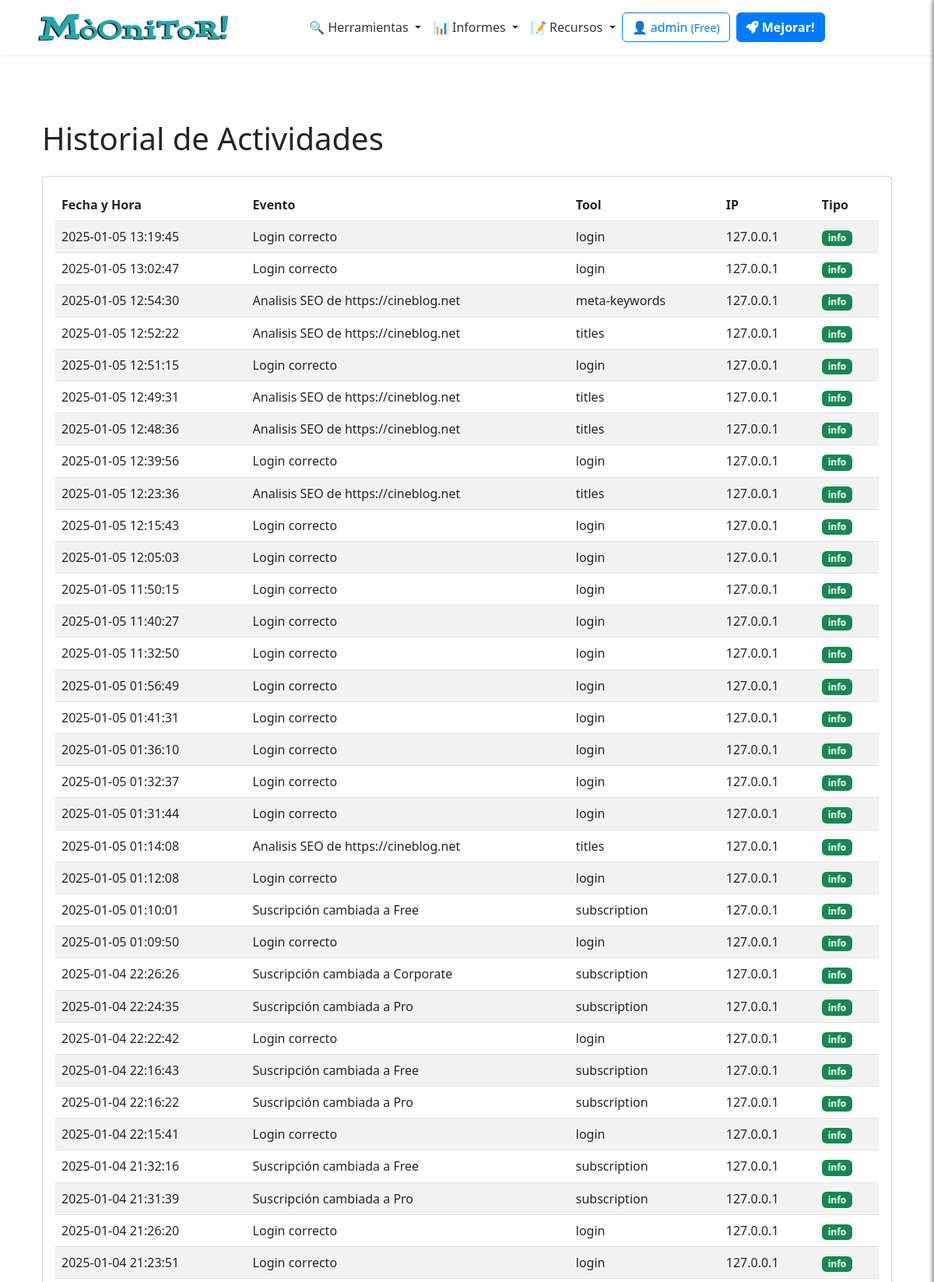
Page /profile/logs (signed in, upper part) on the committed database.
### app/models/user_model.py (models this page shows, shortened)
class Users(UserMixin, db.Model):
    __tablename__ = 'Users'
    id = db.Column(db.Integer, primary_key=True)
    username = db.Column(db.String(80), unique=True, nullable=False)
    email = db.Column(db.String(120), unique=True, nullable=False)
    password_hash = db.Column(db.String(255), nullable=False)
    token = db.Column(db.String(255), index=True, unique=True)
    active = db.Column(db.Boolean, default=False)
    registered_on = db.Column(db.DateTime, nullable=False, default=datetime.datetime.utcnow)
    config = db.Column(JSONType)
    role = db.Column(db.String(20), nullable=False, default='usuario')
    subscription_plan = db.Column(Enum('Free', 'Pro', 'Corporate', name='subscription_plans'), default='Free')
    subscription_currency = db.Column(db.String(3), default='USD')  # ISO currency codes (e.g., USD, EUR)
    subscription_expiration = db.Column(db.DateTime, nullable=True)
    subscription_frequency = db.Column(Enum('Monthly', 'Annually', name='subscription_frequency'), default='Monthly')
    primary_payment = db.Column(JSONType, nullable=True)  # IBAN, SWIFT, etc.
    secondary_payment = db.Column(JSONType, nullable=True)
    transactions = db.relationship('Transaction', backref='user', lazy=True)

class UserLog(db.Model):
    __tablename__ = 'UserLogs'
    id = db.Column(db.Integer, primary_key=True)
    user_id = db.Column(db.Integer, db.ForeignKey('Users.id'), nullable=False)
    username = db.Column(db.String(80), nullable=False)
    event = db.Column(db.String(255), nullable=False)  # Description of the event
    tool = db.Column(db.String(255), nullable=False)  # Tool used
    timestamp = db.Column(db.DateTime, nullable=False, default=datetime.datetime.utcnow)
    ip_address = db.Column(db.String(45), nullable=False)  # Supports IPv4/IPv6
    log_type = db.Column(Enum('info', 'warn', 'err', name='log_types'), nullable=False)

### app/views/user_views.py (the view)
@app.route('/profile/logs')
@login_required
def view_logs():
    breadcrumbs = [{'url': '/profile', 'text': 'Perfil'}, {'url': '/profile/logs', 'text': 'Historial de Actividades'}]
    logs = UserLog.query.filter_by(user_id=current_user.id).order_by(UserLog.timestamp.desc()).all()
    stats = calculate_log_statistics(logs)
    return render_template('user/view_logs.html', logs=logs, stats=stats, breadcrumbs=breadcrumbs)

### app/__init__.py (called while the page is built)
@app.context_processor
def inject_sidebar_info():
    return dict(is_admin=current_user.is_authenticated and current_user.role == 'admin')

@app.context_processor
def inject_breadcrumb():
    breadcrumbs = [
        {'url': '/', 'text': 'Inicio'},
        {'url': '/profile', 'text': 'Opcion 1'},
        {'url': '/profile/edit', 'text': 'Sub opcion 1'}
    ]
    return {'breadcrumbs': breadcrumbs}

@app.context_processor
def inject_grouped_tools():
    grouped_tools = {}
    for category, tools_in_category in groupby(sorted(tools, key=itemgetter('category')), key=itemgetter('category')):
        subcategories = {}
        for subcategory, tools_in_subcategory in groupby(sorted(tools_in_category, key=itemgetter('subcategory')), key=itemgetter('subcategory')):
            subcategories[subcategory] = list(tools_in_subcategory)
        grouped_tools[category] = subcategories
    return dict(grouped_tools=grouped_tools)

@login_manager.user_loader
def load_user(user_id):
    return Users.query.get(int(user_id))

### app/templates/user/view_logs.html (shortened to what this page needs)
{% extends 'base.html' %}
{% block content %}
<div class="container">
  <h1 class="my-4">Historial de Actividades</h1>
  <div class="card">
    <div class="card-body">
      {% if logs %}
      <table id="logsTable" class="table table-striped">
        <thead>
          <tr>
            <th>Fecha y Hora</th>
            <th>Evento</th>
            <th>Tool</th>
            <th>IP</th>
            <th>Tipo</th>
          </tr>
        </thead>
        <tbody>
          {% for log in logs %}
          <tr>
            <td>{{ log.timestamp.strftime('%Y-%m-%d %H:%M:%S') }}</td>
            <td>{{ log.event }}</td>
            <td>{{ log.tool }}</td>
            <td>{{ log.ip_address }}</td>
            <td>
              <span class="badge {% if log.log_type == 'info' %}bg-success{% elif log.log_type == 'warn' %}bg-warning{% else %}bg-danger{% endif %}">
                {{ log.log_type }}
              </span>
            </td>
          </tr>
          {% endfor %}
        </tbody>
      </table>
      {% else %}
      <p>No hay registros de actividad disponibles.</p>
      {% endif %}
    </div>
  </div>
</div>
{% endblock %}

### app/templates/inc/navbar.html (shortened to what this page needs)
<nav class="navbar navbar-expand-lg navbar-light bg-white shadow-sm">
  <div class="container">
    <a class="navbar-brand mx-auto" href="{{ url_for('index') }}">
      <img src="{{ url_for('static', filename='logo.png') }}" alt="Logo" height="50"
        class="d-inline-block align-text-top">
    </a>
    <div class="collapse navbar-collapse justify-content-center" id="navbarNav">
      <ul class="navbar-nav align-items-center">
        <li class="nav-item dropdown">
          <a class="nav-link dropdown-toggle" href="#" id="domainDnsDropdown" role="button" data-bs-toggle="dropdown"
            aria-expanded="false">
            🔍 Herramientas
          </a>
        </li>
        <li class="nav-item dropdown">
          <a class="nav-link dropdown-toggle" href="#" id="domainDnsDropdown" role="button" data-bs-toggle="dropdown"
            aria-expanded="false">
            📊 Informes
          </a>
        </li>
        <li class="nav-item dropdown">
          <a class="nav-link dropdown-toggle" href="#" id="domainDnsDropdown" role="button" data-bs-toggle="dropdown"
            aria-expanded="false">
            📝 Recursos
          </a>
        </li>
      </ul>
    <div class="d-flex flex-column flex-sm-row align-items-center justify-content-center ms-0 mb-3 mt-3">
      {% if current_user.is_authenticated %}
          <a href="/dashboard" class="btn btn-outline-primary mb-2 mb-sm-0 me-sm-2">
              <span class="item-responsive">👤 {{ current_user.username }}
                  <small>({{ current_user.subscription_plan }})</small>
              </span>
          </a>
          {% if current_user.subscription_plan == "Free" %}
              <a class="btn btn-primary mb-2 mb-sm-0 me-sm-2 text-decoration-none fw-semibold" href="{{ url_for('edit_subscription') }}">
                  <i class="fa-solid fa-rocket"></i> Mejorar!
              </a>
          {% elif current_user.subscription_plan == "Pro" %}
              <a class="btn btn-primary mb-2 mb-sm-0 me-sm-2 text-decoration-none fw-semibold" href="{{ url_for('edit_subscription') }}">
                  <i class="fa-solid fa-crown"></i> Probar Corporate!
              </a>
          {% endif %}
      {% endif %}
  </div>
    </div>
  </div>
</nav>

### app/static/css/style.css (style rules this page uses)
:root { --primary-color: #007bff; --secondary-color: #6c757d; --background-color: #f8f9fa; --text-color: #212529; --info-color: #7c71c5; --navbar-background: white; --navbar-shadow: 0 4px 2px -2px rgba(0, 0, 0, 0.1); --navbar-link: #333; --white: #fff; --featured-column: #f9f9f9; --menu-header: #000; --menu-separator: #ccc; }
body { display: flex; flex-direction: column; min-height: 100vh; background-image: url('https://ciberpunk.es/wp-content/uploads/2020/12/finance4-section-bg2.png'); background-repeat: repeat-y; background-blend-mode: normal; }
.navbar { background-color: var(--navbar-background); box-shadow: var(--navbar-shadow); width: 100%; display: block; padding: 0; box-shadow: var(--navbar-shadow); position: relative; }
.navbar-nav .nav-link { color: var(--navbar-link); }
.btn-primary { background-color: var(--primary-color); border-color: var(--primary-color); }
.btn-outline-primary { border-color: var(--primary-color); color: var(--primary-color); }

### rows in the picture
Users: username "admin", subscription_plan "Free"
UserLog: timestamp "2025-01-05 13:19:45", event "Login correcto", tool "login", ip_address "127.0.0.1", log_type "info"
UserLog: timestamp "2025-01-05 13:02:47", event "Login correcto", tool "login", ip_address "127.0.0.1", log_type "info"
UserLog: timestamp "2025-01-05 12:54:30", event "Analisis SEO de https://cineblog.net", tool "meta-keywords", ip_address "127.0.0.1", log_type "info"
UserLog: timestamp "2025-01-05 12:52:22", event "Analisis SEO de https://cineblog.net", tool "titles", ip_address "127.0.0.1", log_type "info"
UserLog: timestamp "2025-01-05 12:51:15", event "Login correcto", tool "login", ip_address "127.0.0.1", log_type "info"
UserLog: timestamp "2025-01-05 12:49:31", event "Analisis SEO de https://cineblog.net", tool "titles", ip_address "127.0.0.1", log_type "info"
UserLog: timestamp "2025-01-05 12:48:36", event "Analisis SEO de https://cineblog.net", tool "titles", ip_address "127.0.0.1", log_type "info"
UserLog: timestamp "2025-01-05 12:39:56", event "Login correcto", tool "login", ip_address "127.0.0.1", log_type "info"
UserLog: timestamp "2025-01-05 12:23:36", event "Analisis SEO de https://cineblog.net", tool "titles", ip_address "127.0.0.1", log_type "info"
UserLog: timestamp "2025-01-05 12:15:43", event "Login correcto", tool "login", ip_address "127.0.0.1", log_type "info"
UserLog: timestamp "2025-01-05 12:05:03", event "Login correcto", tool "login", ip_address "127.0.0.1", log_type "info"
UserLog: timestamp "2025-01-05 11:50:15", event "Login correcto", tool "login", ip_address "127.0.0.1", log_type "info"
UserLog: timestamp "2025-01-05 11:40:27", event "Login correcto", tool "login", ip_address "127.0.0.1", log_type "info"
UserLog: timestamp "2025-01-05 11:32:50", event "Login correcto", tool "login", ip_address "127.0.0.1", log_type "info"
UserLog: timestamp "2025-01-05 01:56:49", event "Login correcto", tool "login", ip_address "127.0.0.1", log_type "info"
UserLog: timestamp "2025-01-05 01:41:31", event "Login correcto", tool "login", ip_address "127.0.0.1", log_type "info"
UserLog: timestamp "2025-01-05 01:36:10", event "Login correcto", tool "login", ip_address "127.0.0.1", log_type "info"
UserLog: timestamp "2025-01-05 01:32:37", event "Login correcto", tool "login", ip_address "127.0.0.1", log_type "info"
UserLog: timestamp "2025-01-05 01:31:44", event "Login correcto", tool "login", ip_address "127.0.0.1", log_type "info"
UserLog: timestamp "2025-01-05 01:14:08", event "Analisis SEO de https://cineblog.net", tool "titles", ip_address "127.0.0.1", log_type "info"
UserLog: timestamp "2025-01-05 01:12:08", event "Login correcto", tool "login", ip_address "127.0.0.1", log_type "info"
UserLog: timestamp "2025-01-05 01:10:01", event "Suscripción cambiada a Free", tool "subscription", ip_address "127.0.0.1", log_type "info"
UserLog: timestamp "2025-01-05 01:09:50", event "Login correcto", tool "login", ip_address "127.0.0.1", log_type "info"
UserLog: timestamp "2025-01-04 22:26:26", event "Suscripción cambiada a Corporate", tool "subscription", ip_address "127.0.0.1", log_type "info"
UserLog: timestamp "2025-01-04 22:24:35", event "Suscripción cambiada a Pro", tool "subscription", ip_address "127.0.0.1", log_type "info"
UserLog: timestamp "2025-01-04 22:22:42", event "Login correcto", tool "login", ip_address "127.0.0.1", log_type "info"
UserLog: timestamp "2025-01-04 22:16:43", event "Suscripción cambiada a Free", tool "subscription", ip_address "127.0.0.1", log_type "info"
UserLog: timestamp "2025-01-04 22:16:22", event "Suscripción cambiada a Pro", tool "subscription", ip_address "127.0.0.1", log_type "info"
UserLog: timestamp "2025-01-04 22:15:41", event "Login correcto", tool "login", ip_address "127.0.0.1", log_type "info"
UserLog: timestamp "2025-01-04 21:32:16", event "Suscripción cambiada a Free", tool "subscription", ip_address "127.0.0.1", log_type "info"
UserLog: timestamp "2025-01-04 21:31:39", event "Suscripción cambiada a Pro", tool "subscription", ip_address "127.0.0.1", log_type "info"
UserLog: timestamp "2025-01-04 21:26:20", event "Login correcto", tool "login", ip_address "127.0.0.1", log_type "info"
UserLog: timestamp "2025-01-04 21:23:51", event "Login correcto", tool "login", ip_address "127.0.0.1", log_type "info"
